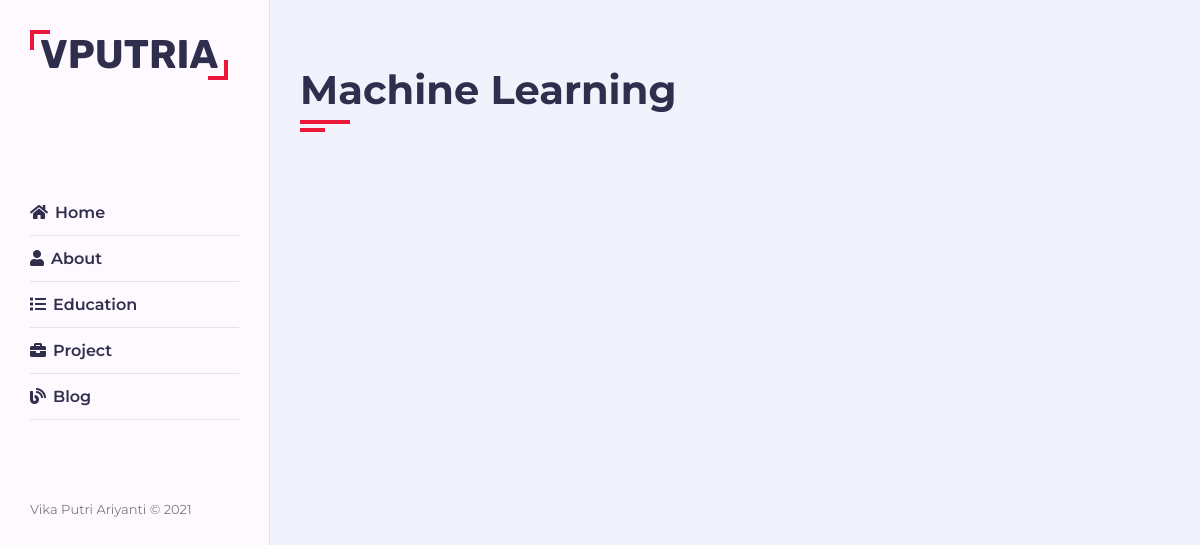
The app's page /blog/Machine Learning/, older data.
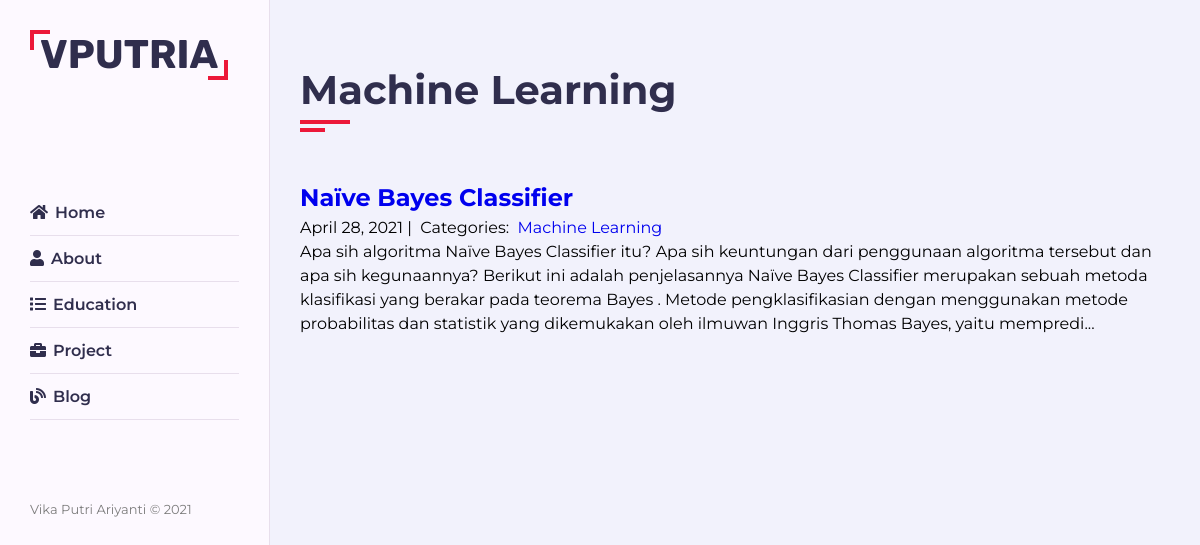
The same page, newer data.
### blog/models.py (models this page shows)
class Category(models.Model):
    name = models.CharField(max_length=20)

class Post(models.Model):
    title = models.CharField(max_length=255)
    body = models.TextField()
    created_on = models.DateTimeField(auto_now_add=True)
    last_modified = models.DateTimeField(auto_now=True)
    categories = models.ManyToManyField("Category", related_name="posts")

### blog/views.py (the view)
# urls.py: path("<category>/", views.blog_category, name="blog_category"),
def blog_category(request, category):
    posts = Post.objects.filter(categories__name__contains=category).order_by(
        "-created_on"
    )
    context = {"category": category, "posts": posts}
    return render(request, "blog_category.html", context)

### blog/templates/blog_category.html (shortened to what this page needs)
{% extends "base.html" %}
{% block page_content %}
<div class="section">
    <div class="container">
        <div class="row">
            <div class="section-title padd-15">
                <h2>{{ category | title }}</h2>
            </div>
        </div>
        <div>
            {% for post in posts %}
                <h2><a href="{% url 'blog_detail' post.pk%}">{{ post.title }}</a></h2>
                    {{ post.created_on.date }} |&nbsp;
                    Categories:&nbsp;
                    {% for category in post.categories.all %}
                    <a href="{% url 'blog_category' category.name %}">
                        {{ category.name }}
                    </a>&nbsp;
                    {% endfor %}
                <p>{{ post.body | slice:":400" }}...</p>
            {% endfor %}
        </div>
    </div>
</div>
{% endblock %}

### projects/templates/base.html (shortened to what this page needs)
{% load static %}
    <link rel="stylesheet" type="text/css" href="{% static 'pink.css' %}">
    <link rel="stylesheet" type="text/css" href="{% static 'style.css' %}">
	<div class="main-container">
		<div class="aside">
			<div class="atas">
				<div class="logo">
					<a href="#">VPUTRIA</a>
				</div>
			</div>
			<ul class="nav">
				<li><a onclick="myFunc()" href="{% url 'project_index' %}"><i class="fa fa-home"></i>Home</a></li>
				<li><a onclick="myFunc()" href="{% url 'project_index' %}#About"><i class="fa fa-user"></i>About</a></li>
				<li><a onclick="myFunc()" href="{% url 'project_index' %}#education"><i class="fa fa-list"></i>Education</a></li>
				<li><a onclick="myFunc()" href="{% url 'project_index' %}#portfolio"><i class="fa fa-briefcase"></i>Project</a></li>
				<li><a onclick="myFunc()" href="{% url 'blog_index' %}"><i class="fa fa-blog"></i>Blog</a></li>
			</ul>
			<div class="copyrigh-text">
				Vika Putri Ariyanti &copy 2021
			</div>
		</div>
		<div class="main-content">
            {% block page_content %}{% endblock %}
		</div>
	</div>

### projects/static/pink.css (style rules this page uses)
.aside .logo a::before { border-top:4px solid #ec1839; border-left:4px solid #ec1839; }
.aside .logo a::after { border-bottom:4px solid #ec1839; border-right:4px solid #ec1839; }
.aside .nav-toggler span, .aside .nav-toggler span::before, .aside .nav-toggler span::after, .home .intro .social-link a, .section-title h2::before, .section-title h2::after, .btn, .about-content .timeline .timeline-item::before, .about-content .timeline .circle-dot { background-color:#ec1839; }

### projects/static/style.css (style rules this page uses)
* { margin:0; padding:0; outline:none; text-decoration:none; box-sizing:border-box; }
::before,::after { box-sizing:border-box; }
.section { background-color:#f2f2fc; min-height:100vh; display:block; padding:0 30px; }
.section .container { padding-top: 60px; padding-bottom: 70px; }
.section-title { -ms-flex:0 0 100%; flex:0 0 100%; max-width:100%; margin-bottom:60px; }
.section-title h2 { font-size: 40px; color:#302e4d; font-weight:700; margin:0; position: relative; }
.section-title h2::before { content: ''; height: 4px; width: 50px; position: absolute; top:100%; left:0; margin-bottom:-8px; }
.section-title h2::after { content: ''; height: 4px; width: 25px; position: absolute; top:100%; left:0; margin-top:8px; }
.main-content { padding-left: 270px; }
.container { max-width: 1100px; margin: auto; }
.row { display: -ms-flexbox; display:flex; -ms-flex-wrap: wrap; flex-wrap: wrap; margin-right: -15px; margin-left: -15px; position: relative; }
.padd-15 { padding-right: 15px; padding-left: 15px; }
.aside { width:270px; background-color:#fdf9ff; position:fixed; height:100%; left:0; top:0; z-index:10; border-right:solid 1px #e8dfec; padding:0 30px; }
.aside .logo { padding: 30px 0; }
.aside .logo a { font-size: 40px; color:#302e4d; font-family: 'Rubik', sans-serif; font-weight:700; text-decoration:none; display:inline-block; position:relative; padding:0 10px; line-height:50px; }
.aside .logo a::before { content:''; height: 20px; width:20px; position:absolute; top:0; left:0; }
.aside .logo a::after { content:''; height: 20px; width:20px; position:absolute; bottom:0; right:0; }
.aside .nav { list-style:none; margin:80px 0; padding:0; }
.aside .nav li { display: block; }
.aside .nav li a { font-size: 16px; font-weight: 600; color:#302e4d; text-decoration:none; line-height:45px; display: block; border-bottom:solid 1px #e8dfec; -webkit-transition:all 0.3s ease; transition: all 0.3s ease; text-transform: capitalize; }
.aside .nav li a .fa { margin-right:7px; }
.aside .copyrigh-text { font-size:13px; color:#7d7d7d; }

Row changes from the older to the newer data that the page shows:
added Category: name "Machine Learning"
added Post: title "Naïve Bayes Classifier", created_on "April 28, 2021", body "Apa sih algoritma Naïve Bayes Classifier itu? Apa sih keuntungan dari penggunaan algoritma tersebut dan apa sih kegunaannya? Berikut ini adalah penjelasannya Naïve Bayes Classifier merupakan sebuah metoda klasifikasi yang berakar pada teorema Bayes . Metode pengklasifikasian dengan menggunakan metode probabilitas dan statistik yang dikemukakan oleh ilmuwan Inggris Thomas Bayes, yaitu mempredi"
Text that changed along with them:
{{ category | title }}: "Machine Learning" → (not shown)
